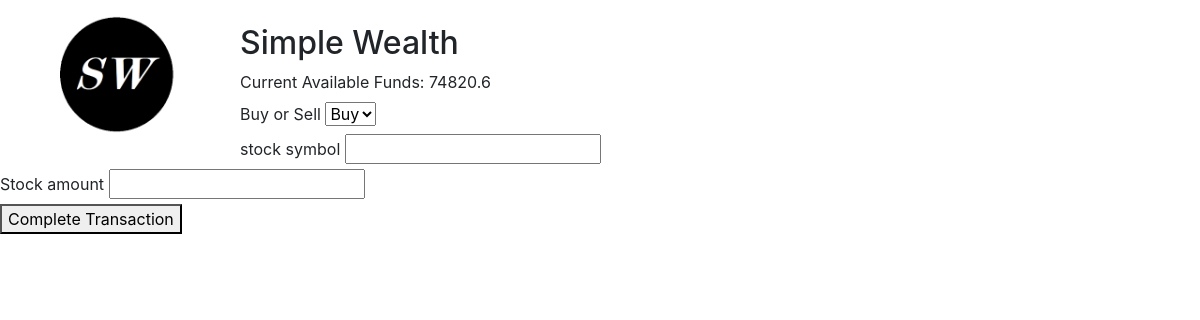
/accounts/profile/buy_sell/ (signed in), run on an earlier commit of the app's database.
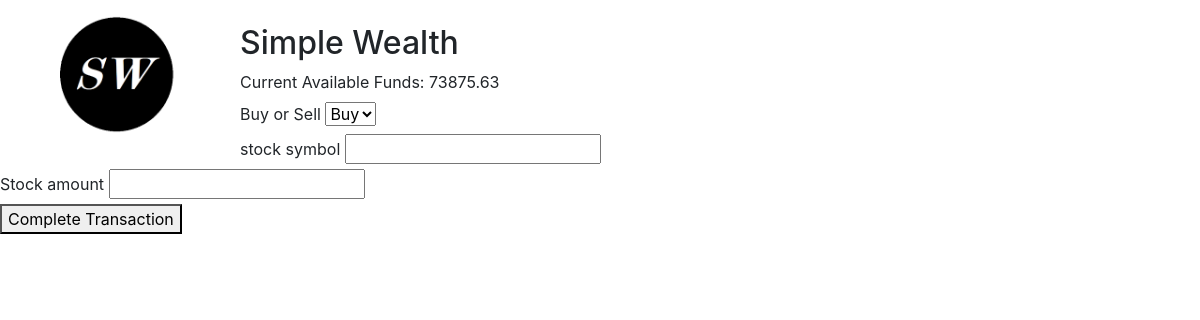
And on a later commit of the database.
### main/models.py (models this page shows, shortened)
class Users(models.Model):
	username = models.CharField(primary_key=True, max_length=20)
	password = models.CharField(max_length=20)
	first_name = models.CharField(max_length=20)
	last_name = models.CharField(max_length=20)
	risk_status = models.PositiveSmallIntegerField(default = 0)
	cash_amount = models.FloatField(default=0)
	sector_breakdown = models.CharField(max_length=100)

### main/views.py (the view, shortened to what this page needs)
# urls.py: path('accounts/profile/buy_sell/',views.buy_sell,name="buy_sell"),
def buy_sell(request):
	user = request.user
	user=get_user(user.username)
	return render(request, 'main/buy_sell.html',{"cash":user.values_list()[0][5]})

### main/dbTesting.py (called while the page is built)
def get_user(username):
	return Users.objects.filter(username = username)

### main/templates/main/buy_sell.html (shortened to what this page needs)
{% extends "main/header.html" %}
{% block content %}
{% load static %}
<img id='simple' src="{% static 'simple.png' %}"></br>
<h2>Simple Wealth</h2>
<label>Current Available Funds: </label>
<label>{{cash}}</label>
<br />
<form method="post">
	<label>Buy or Sell</label>
	<select name='buySell' value="Buy or Sell">
	  <option value="+">Buy</option>
	</select>
	<br />
	<label>stock symbol</label>
	<input type="text" name="stock">
	<br />
	<label>Stock amount</label>
	<input type="text" name="numStock">
	<br />
	<button>Complete Transaction</button>
</form>
{% endblock %}

### main/templates/main/header.html (shortened to what this page needs)
<!DOCTYPE html>
<html lang="en">
<head>
	{% load staticfiles %}
	<link rel="stylesheet" href="{% static 'bootstrap.min.css' %}" type="text/css"/>
	{% load static%}
	<link rel="stylesheet" href="{% static 'dash.css' %}" type="text/css">
</head>
<body class="body" style="background-color:#FFFFFF">
	<div>
	   {% block content %}
	   {% endblock %}
	</div>
</body>
</html>

### main/static/dash.css (style rules this page uses)
#simple { width: 20%; height: 20%; float:left; }

What changed in the data, as far as the page shows it:
changed Users: cash_amount "74820.6" → "73875.63"
